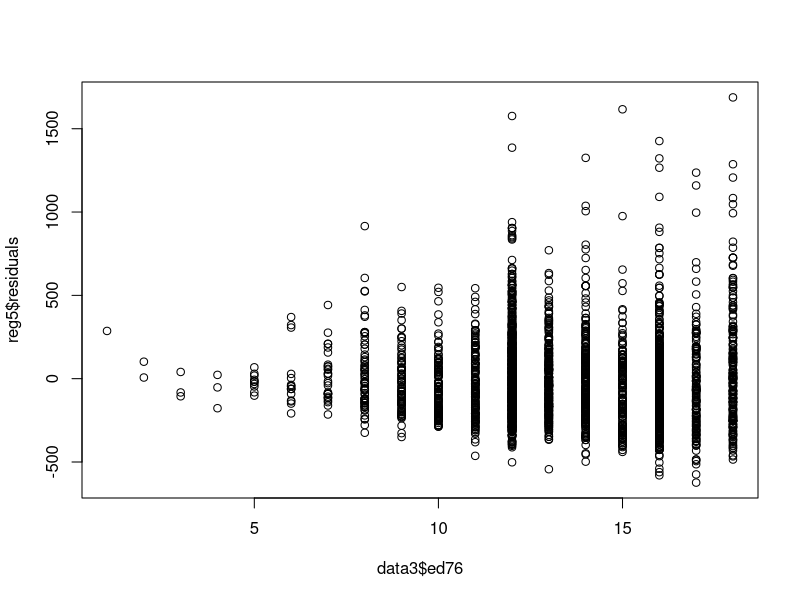
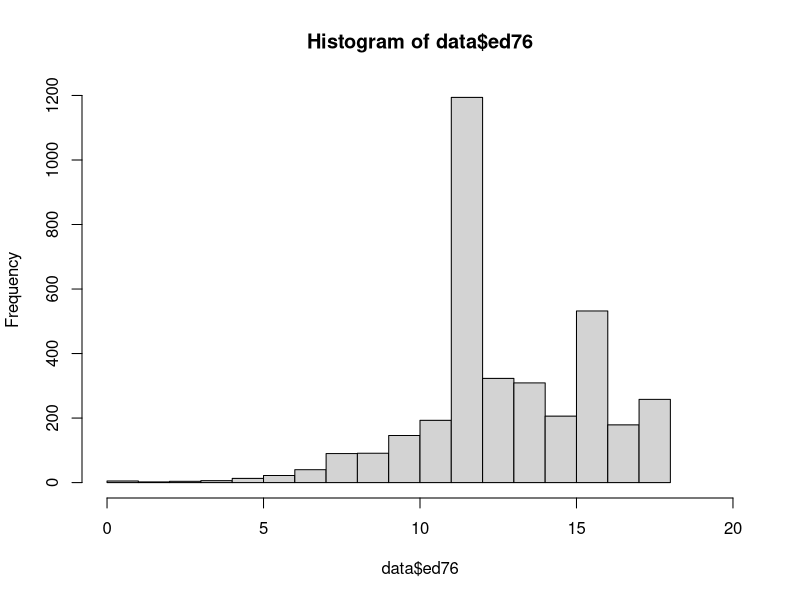

Recreate these plots in R, in order.
## ---- chunk 1
knitr::opts_chunk$set(echo = TRUE)
## ---- chunk 2
library(dplyr)
## ---- chunk 3
data <- read.csv("card_95_sample.csv", header = TRUE)

# The read.csv() command has several arguments, which you can learn about by running
# ?read.csv
# I've added the argument header = T, which is enabled by default, but if you are having
# issues, you can add this to your code as well.

summary(data)
## ---- chunk 4
reg1 <- lm(ed76 ~ momed, data = data)
## ---- chunk 5
summary(reg1)
## ---- chunk 6
confint(reg1, level = 0.95)
## ---- chunk 7
reg2 <- lm(wage76 ~ ed76, data = data)
summary(reg2)
## ---- chunk 8
reg3 <- lm(wage76 ~ ed76 + age76, data = data)
summary(reg3)
## ---- chunk 9
data3 <- data %>% 
  select(wage76, ed76, age76) %>% 
  na.omit()

# To test and see if we are good, use the summary() command

summary(data3)

# No NAs, we can now proceed.
## ---- chunk 10
# 1. Regress Y on X_1, obtain residuals
fwl1 <- lm(wage76 ~ ed76, data = data3)
fwl1.resid <- fwl1$residuals

# 2. Regress X_2 on X_1, obtain residuals
fwl2 <- lm(age76 ~ ed76, data = data3)
fwl2.resid <- fwl2$residuals

# 3. Regress residuals from 1 on residuals from 2
fwl3 <- lm(fwl1.resid ~ fwl2.resid)
summary(fwl3)
## ---- chunk 11
# 1. Regress Y on X_2, obtain residuals
fwl1 <- lm(wage76 ~ age76, data = data3)
fwl1.resid <- fwl1$residuals

# 2. Regress X_1 on X_2, obtain residuals
fwl2 <- lm(ed76 ~ age76, data = data3)
fwl2.resid <- fwl2$residuals

# 3. Regress residuals from 1 on residuals from 2
fwl3 <- lm(fwl1.resid ~ fwl2.resid)
summary(fwl3)
## ---- chunk 12
data$highered <- data$ed76 - 12
## ---- chunk 13
reg4 <- lm(wage76 ~ ed76 + highered, data = data)
summary(reg4)
## ---- chunk 14
data %>% 
  select(ed76, wage76) %>% 
  summary()

# Here we are using the select() command in the dplyr package to subset our data
## ---- chunk 15
library(lmtest)
library(sandwich)

# Make sure you call these libraries at the top of your file

reg5 <- lm(wage76 ~ ed76, data = data3)
summary(reg5)

coeftest(reg5, vcov = vcovHC(reg5, type = 'HC0'))
## ---- chunk 16
plot(data3$ed76, reg5$residuals)
## ---- chunk 17
summary(data$ed76)
table(data$ed76)
hist(data$ed76, breaks = 18, xlim = c(0, 20))
## ---- chunk 18
reg6 <- lm(wage76 ~ ed76, data = data)
summary(reg6)

# Here is regression with no restrictions on years of schooling

data2 <- data %>% 
  filter(ed76 > 5)

reg7 <- lm(wage76 ~ ed76, data = data2)
summary(reg7)
